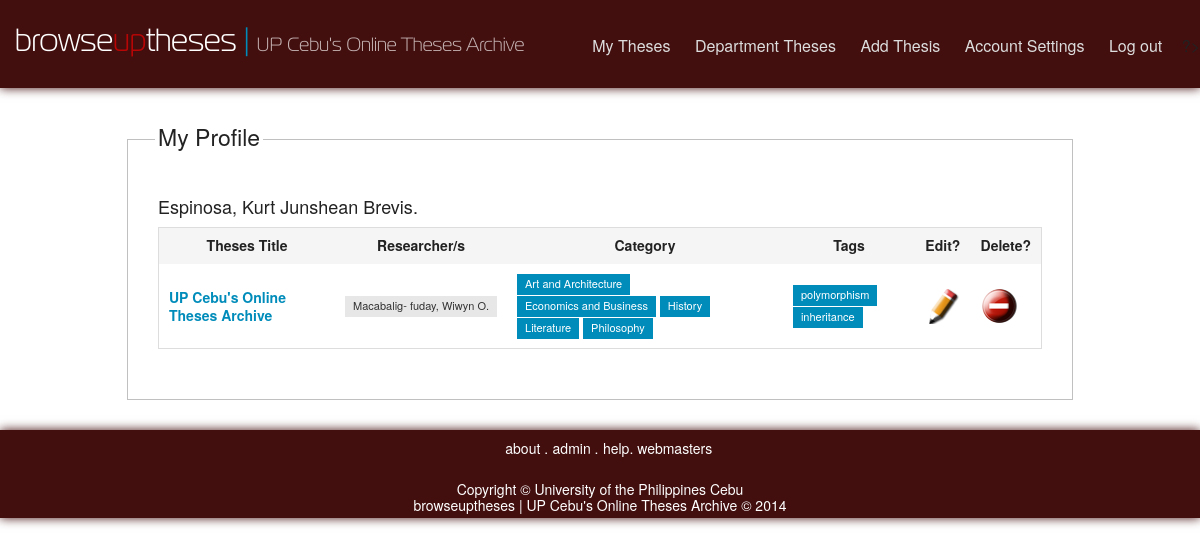
The page /faculty.php (signed in) on the database its author committed.
### tables this page shows
CREATE TABLE IF NOT EXISTS `faculty_profiles` (
  `faculty_id` int(11) NOT NULL,
  `fac_fname` varchar(255) DEFAULT NULL,
  `fac_lname` varchar(255) DEFAULT NULL,
  `fac_mname` varchar(255) DEFAULT NULL,
  `department_id` int(11) DEFAULT NULL,
  `gender` enum('M','F') DEFAULT NULL,
  PRIMARY KEY (`faculty_id`),
  KEY `department_id` (`department_id`)
);

CREATE TABLE IF NOT EXISTS `thesis` (
  `thesis_id` int(11) NOT NULL AUTO_INCREMENT,
  `title` varchar(255) DEFAULT NULL,
  `abstract` text,
  `date_published` timestamp NULL DEFAULT NULL,
  `date_accessioned` timestamp NULL DEFAULT NULL,
  `date_added` timestamp NOT NULL DEFAULT CURRENT_TIMESTAMP ON UPDATE CURRENT_TIMESTAMP,
  PRIMARY KEY (`thesis_id`)
);

CREATE TABLE IF NOT EXISTS `thesis_researchers` (
  `thesis_id` int(11) NOT NULL DEFAULT '0',
  `researcher_id` int(11) NOT NULL DEFAULT '0',
  PRIMARY KEY (`thesis_id`,`researcher_id`),
  KEY `researcher_id` (`researcher_id`)
);

CREATE TABLE IF NOT EXISTS `researcher` (
  `researcher_id` int(11) NOT NULL AUTO_INCREMENT,
  `res_lname` varchar(255) DEFAULT NULL,
  `res_fname` varchar(255) DEFAULT NULL,
  `res_mname` varchar(255) DEFAULT NULL,
  `course_id` int(11) DEFAULT NULL,
  PRIMARY KEY (`researcher_id`),
  KEY `course_id` (`course_id`)
);

### faculty.php (the view, shortened to what this page needs)
<?php
	$user = explode('_', $_SESSION['user_id']);
	$faculty_id = $user[1];
	$faculty_details = mysql_query(
		"SELECT * FROM faculty
			INNER JOIN faculty_profiles
			INNER JOIN department
			ON faculty_profiles.department_id = department.department_id
			WHERE faculty_profiles.faculty_id = '$faculty_id'
		");
	$faculty_details = mysql_fetch_assoc($faculty_details);
	$theses = mysql_query("SELECT * FROM thesis_faculty WHERE faculty_id = '$faculty_id'");
	$result_num_rows = mysql_num_rows($theses);
	$theses_array = array();
	while ($thesis = mysql_fetch_assoc($theses)) {
		$thesis = mysql_query("SELECT * FROM thesis WHERE thesis_id = ".$thesis['thesis_id']);
		$thesis = mysql_fetch_assoc($thesis);
		$thesis['researchers'] = array();
		$thesis['categories'] = array();
		$thesis['tags'] = array();
		$researchers = mysql_query(
			"SELECT * FROM researcher
				INNER JOIN thesis_researchers
				ON researcher.researcher_id = thesis_researchers.researcher_id
				WHERE thesis_researchers.thesis_id = ".$thesis['thesis_id']
			);
		while ($researcher = mysql_fetch_assoc($researchers)) {
			array_push($thesis['researchers'], $researcher);
		}
		$categories = mysql_query(
			"SELECT category.category_name FROM category
				INNER JOIN thesis_categories
				ON category.category_id = thesis_categories.category_id
				WHERE thesis_categories.thesis_id = ".$thesis['thesis_id']
			);
		while ($category = mysql_fetch_assoc($categories)) {
			array_push($thesis['categories'], $category['category_name']);
		}
		$tags = mysql_query(
			"SELECT tags.tag_name FROM tags
				INNER JOIN thesis_tags
				ON tags.tag_id = thesis_tags.tag_id
				WHERE thesis_tags.thesis_id = ".$thesis['thesis_id']
			);
		while ($tag = mysql_fetch_assoc($tags)) {
			array_push($thesis['tags'], $tag['tag_name']);
		}
		array_push($theses_array, $thesis);
	}
?>
<!DOCTYPE html>
<html lang="en">
	<head>
		<?php include('fronts/meta.php'); ?>
	</head>
	<body>
		<div id="main-wrapper">
			<?php include('fronts/header.php'); ?>
			<div id="wrap">
				<div id="main" style="margin: 20px 0">
					<div class="row">
						<div class="large-12 medium-10 small-10 columns">
							<fieldset id = "profile">
							    <legend><h4>My Profile</h4></legend>
							    <div id = "profileName">
							    	<h5><?= $faculty_details['fac_lname'].', '.$faculty_details['fac_fname'].' '.$faculty_details['fac_mname'].'. '; ?></h5>
							    </div>
							    <table style="width: 100%">
						    		<thead>
							    		<tr>
							    			<th>Theses Title</th>
							    			<th>Researcher/s</th>
							    			<th>Category</th>
							    			<th>Tags</th>
							    			<th>Edit?</th>
							    			<th>Delete?</th>
							    		</tr>
						    		</thead>
						    		<tbody>
						    		<?php
						    			if ($result_num_rows == 0) { ?>
						    				<tr style="text-align: center">
								    			<td colspan="6"><h4>No Thesis Yet! <a href="addEntry.php">Add one?</a></h4></td>
								    		</tr>
						    		<?php } else {
						    			foreach ($theses_array as $thesis) : ?>
											<tr>
								    			<td><a href="thesisInfo.php?id=<?= $thesis['thesis_id']; ?>"><?= $thesis['title']?></a></td>
								    			<td>
								    			<?php foreach ($thesis['researchers'] as $researcher) : ?>
								    				<span class="label secondary">
								    				<?= $researcher['res_lname'].', '.$researcher['res_fname'].' '. $researcher['res_mname']; ?>
								    				</span>
								    			<?php endforeach; ?>
								    			</td>
								    			<td>
								    			<?php foreach ($thesis['categories'] as $category) : ?>
								    				<a href="search.php?search=<?= $category ?>&category=All" class="label"><?= $category; ?></a>
								    			<?php endforeach; ?>
								    			</td>
								    			<td>
								    			<?php foreach ($thesis['tags'] as $tag) : ?>
								    				<a href="search.php?search=<?= $tag ?>&category=All" class="label"><?= $tag; ?></a>
								    			<?php endforeach; ?>
								    			</td>
								    			<td>
								    				<a href="editEntry.php?id=<?= $thesis['thesis_id']; ?>">
								    					<img id="edit" src="images/edit-tiny.png" alt="Edit">
								    				</a>
								    			</td>
								    			<td>
								    				<a href="#" data-reveal-id="myModal_<?=$thesis['thesis_id']?>" data-reveal>
								    					<img id="delete" src="images/delete-tiny.png" alt="Edit">
								    				</a>
								    			</td>
								    		</tr>
									<?php endforeach;
										} ?>
									</tbody>
						    	</table>
							</fieldset>
						</div>
					</div>
				</div>
			</div>
		</div>
		<?php include('fronts/footer.php'); ?>
	</body>
</html>

### css/styles.css (style rules this page uses)
html { height: 100%; }
body { margin: 0 auto; font-family: 'Segoe UI Semilight', 'Helvetica Neue', Helvetica, Arial, sans-serif; }
#main-wrapper { min-height: 100%; padding-bottom: 87px; }
#wrap { max-width: 980px; margin: 30px auto; position: relative; }
.row { margin-left: 0; }
fieldset { padding: 30px; }
table thead tr th { text-align: center; }
tbody tr td:first-child { font-weight: bold; width: 20%; }

### rows shown on the page
faculty_profiles: fac_lname "Espinosa", fac_fname "Kurt Junshean", fac_mname "Brevis"
thesis: title "UP Cebu's Online Theses Archive", category "Art and Architecture", category "Economics and Business", category "History", category "Literature", category "Philosophy", tag "polymorphism", tag "inheritance"
thesis_researchers: researcher.res_lname "Macabalig- fuday", researcher.res_fname "Wiwyn", researcher.res_mname "O."
